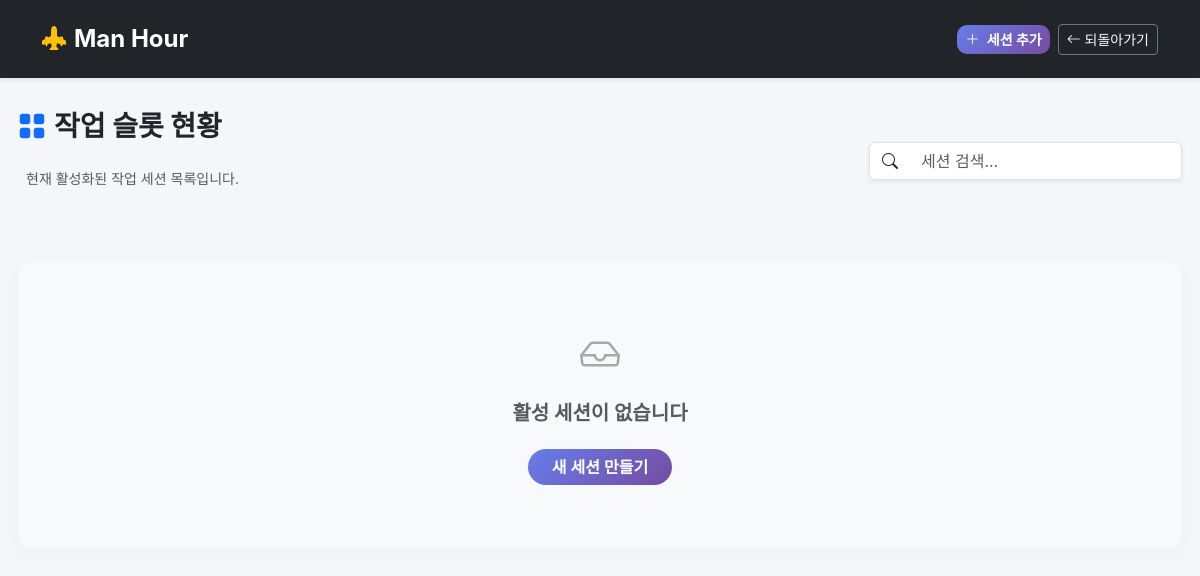
Page /sessions/ (signed in) on the earlier database version.
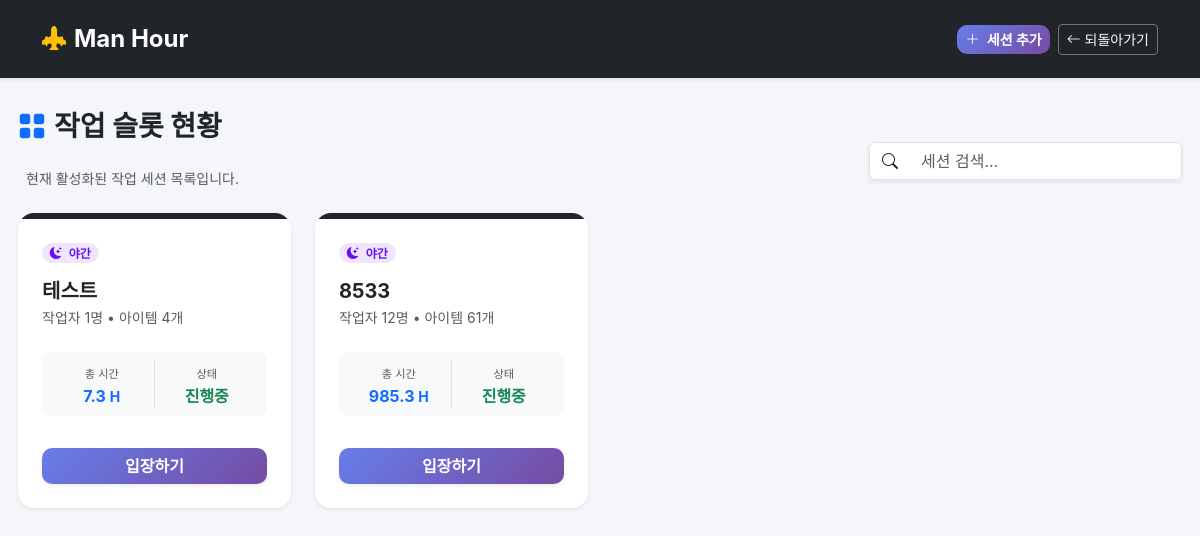
Same page on the later database version.
### manning/models.py (models this page shows, shortened)
class WorkSession(models.Model):
    SHIFT_DAY = "DAY"
    SHIFT_NIGHT = "NIGHT"
    SHIFT_CHOICES = [
        (SHIFT_DAY, "주간 (08:00 ~ 20:00)"),
        (SHIFT_NIGHT, "야간 (20:00 ~ 익일 08:00)"),
    ]
    name = models.CharField(max_length=100, verbose_name="세션 이름")
    created_at = models.DateTimeField(auto_now_add=True)
    is_active = models.BooleanField(default=True)
    shift_type = models.CharField(
        max_length=10,
        choices=SHIFT_CHOICES,
        default=SHIFT_DAY,
        verbose_name="근무 형태",
    )

### manning/views.py (the view)
# urls.py: path("sessions/", views.SessionListView.as_view(), name="session_list"),
class SessionListView(SimpleLoginRequiredMixin, ListView):
    model = WorkSession
    template_name = "manning/session_list.html"
    context_object_name = "active_sessions"
    def get_queryset(self):
        return (
            WorkSession.objects.filter(is_active=True)
            .annotate(
                worker_count=Count("worker", distinct=True),
                item_count=Count(
                    "workitem", filter=~Q(workitem__work_order="간비"), distinct=True
                ),
                total_mh=Coalesce(
                    Sum("workitem__work_mh", filter=~Q(workitem__work_order="간비")),
                    0.0,
                    output_field=FloatField(),
                ),
            )
            .order_by("-created_at")
        )
    def get_context_data(self, **kwargs):
        context = super().get_context_data(**kwargs)
        context["active_count"] = self.object_list.count()
        context["navbar_template"] = "manning/navbar/navbar_back_session.html"
        return context

### manning/views.py (called while the page is built)
    def dispatch(self, request, *args, **kwargs):
        if not request.session.get("is_authenticated"):
            return redirect("login")
        return super().dispatch(request, *args, **kwargs)

### manning/templates/manning/session_list.html (shortened to what the changed rows need)
{% extends 'manning/base/base.html' %}
{% load static %}
{% block css %}
<link rel="stylesheet" href="{% static 'css/base.css' %}" />
{% endblock css %}
{% block content %}
<div class="row g-4" id="sessionsGrid" data-aos="fade-up">
    {% for session in active_sessions %}
    <div class="col-12 col-md-6 col-lg-3 session-col">
        <div class="card h-100 border-0 shadow-sm card-hover position-relative">
            <div
                class="h-1 w-100 {% if session.shift_type == 'NIGHT' %}bg-dark{% else %}bg-warning{% endif %}"
                style="height: 6px"
            ></div>
            <div class="card-body p-4 d-flex flex-column">
                <div
                    class="d-flex justify-content-between align-items-start mb-3"
                >
                    {% if session.shift_type == 'NIGHT' %}
                    <span class="badge bg-soft-indigo text-indigo rounded-pill"
                        ><i class="bi bi-moon-stars-fill me-1"></i>
                        야간
                    </span>
                    {% else %}
                    <span
                        class="badge bg-soft-warning text-warning rounded-pill"
                        ><i class="bi bi-sun-fill me-1"></i>
                        주간
                    </span>
                    {% endif %}
                </div>
                <h5 class="card-title fw-bold mb-1 text-truncate">
                    {{ session.name }}
                </h5>
                <p class="text-muted small mb-4">
                    작업자 {{ session.worker_count }}명 • 아이템 {{ session.item_count }}개
                </p>
                <div
                    class="d-flex justify-content-between bg-light p-2 rounded-3 mb-4"
                >
                    <div class="text-center w-50 border-end">
                        <small class="text-muted" style="font-size: 0.7rem"
                            >총 시간</small
                        >
                        <div class="fw-bold text-primary">
                            {{ session.total_mh|floatformat:1 }}
                            <span class="small">H</span>
                        </div>
                    </div>
                    <div class="text-center w-50">
                        <small class="text-muted" style="font-size: 0.7rem"
                            >상태</small
                        >
                        <div class="fw-bold text-success">진행중</div>
                    </div>
                </div>
                <div class="mt-auto d-grid gap-2">
                    <a
                        href="{% url 'result_view' session.id %}"
                        class="btn btn-primary fw-bold shadow-sm"
                    >
                        입장하기
                    </a>
                </div>
            </div>
        </div>
    </div>
    {% empty %}
    <div class="col-12 text-center py-5">
        <div class="card border-dashed bg-light py-5">
            <div class="card-body">
                <i
                    class="bi bi-inbox fs-1 text-muted opacity-50 mb-3 d-block"
                ></i>
                <h5 class="fw-bold text-muted">활성 세션이 없습니다</h5>
                <a
                    href="{% url 'create_session' %}"
                    class="btn btn-primary mt-3 rounded-pill px-4"
                >
                    새 세션 만들기
                </a>
            </div>
        </div>
    </div>
    {% endfor %}
</div>
{% endblock content %}

Differences in the rows shown:
added WorkSession: shift_type "NIGHT" (drawn), name "테스트", worker_count "1", item_count "4", total_mh "7.3"
added WorkSession: shift_type "NIGHT" (drawn), name "8533", worker_count "12", item_count "61", total_mh "985.3"
Other differences:
text no longer shown: "활성 세션이 없습니다 새 세션 만들기"
